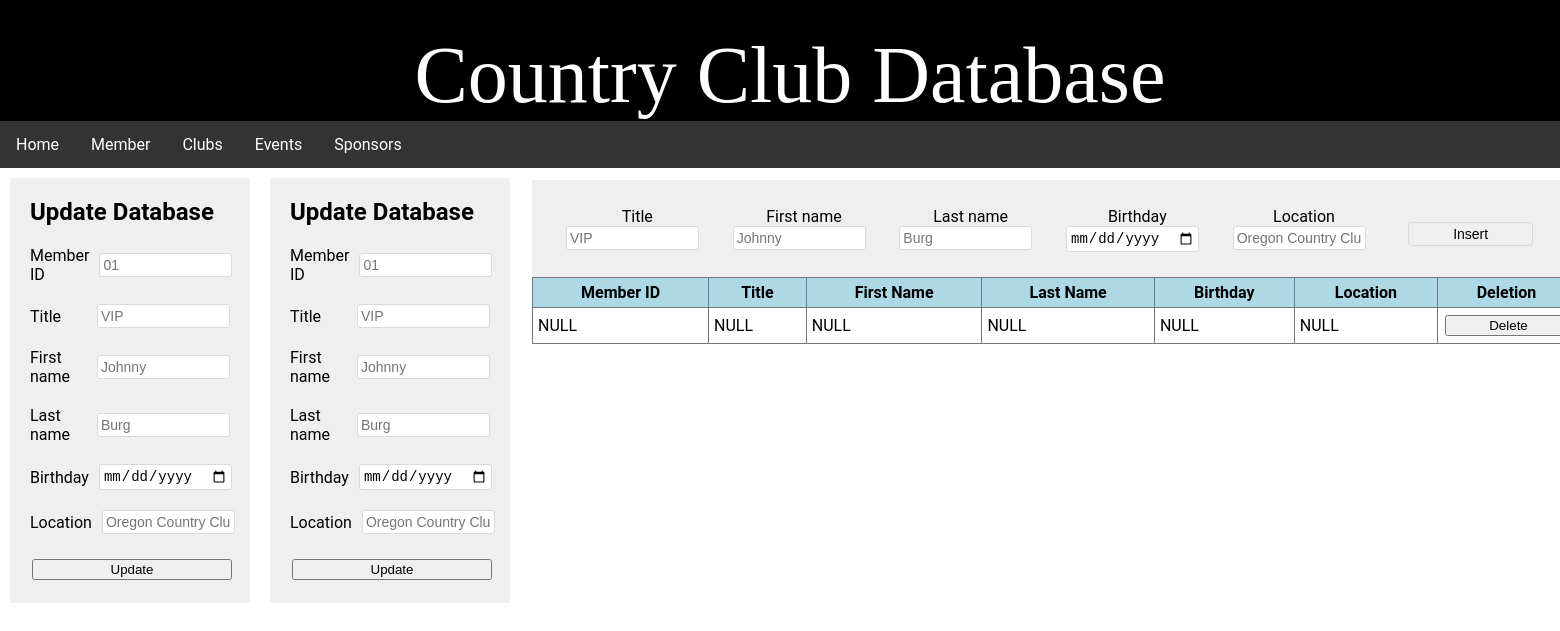
The app's page /member.html, older data.
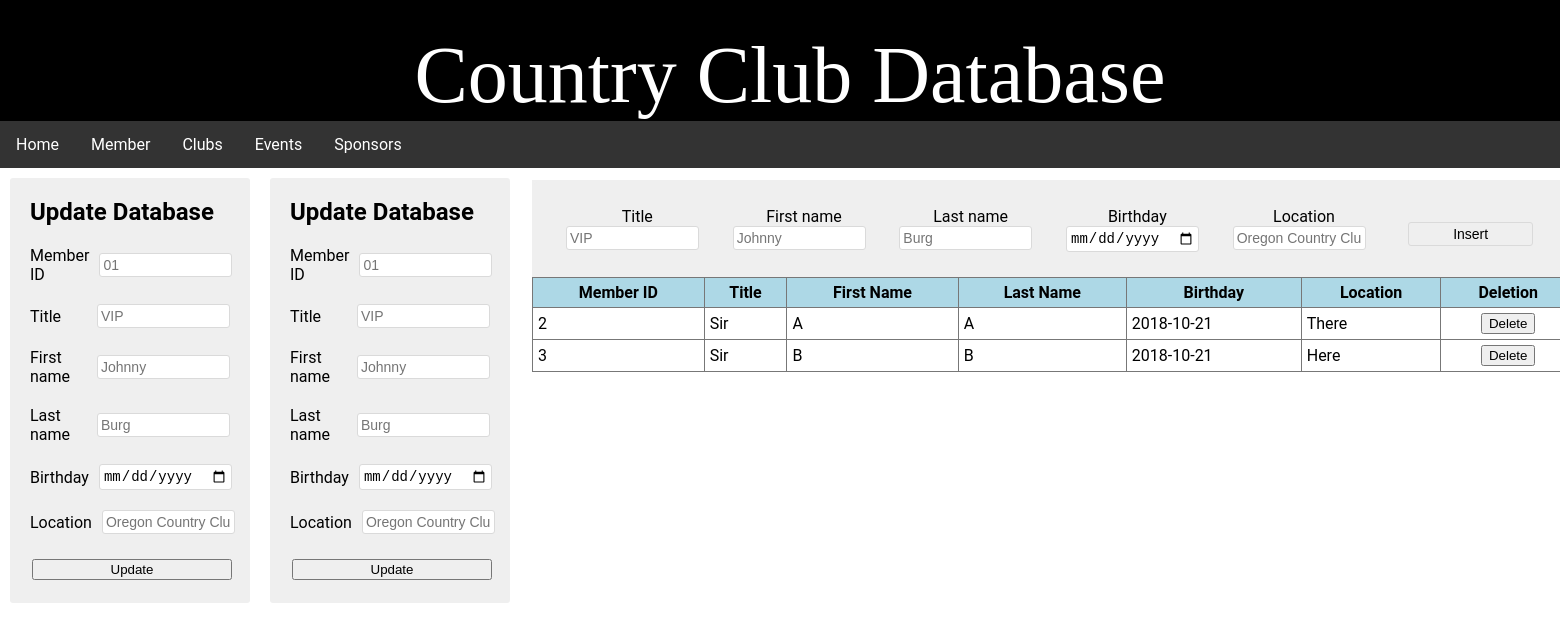
The same page, newer data.
### tables this page shows
CREATE TABLE `members` (
    id INTEGER PRIMARY KEY AUTOINCREMENT,
    `title` VARCHAR(255) NOT NULL,
    `first_name` VARCHAR(255) NOT NULL,
    `last_name` VARCHAR(255) NOT NULL,
    `dob` DATE NOT NULL,
    `location` VARCHAR(255) NOT NULL,
    CONSTRAINT full_name UNIQUE (first_name,last_name)
);

### app.py (the view)
@app.route("/member.html", methods=['GET','POST'])
def member_route():
    conn = get_db_connection()
    cur = conn.cursor()
    cur.execute("SELECT * FROM members")
    data = cur.fetchall()
    conn.close()
    return render_template("/pages/member.html",homeIsActive=True,data=data)

### app.py (called while the page is built)
def get_db_connection():
    conn = sqlite3.connect('database.db')
    conn.row_factory = sqlite3.Row
    return conn

### templates/pages/member.html (shortened to what this page needs)
{% extends 'base.html' %}
{% block content %}
    <main class="content">
      <aside class="filter-container">
        <h2>Update Database</h2>
        <form action="{{ url_for('update_members') }}" method = "POST">
          <div class="filter-input-container">
            <label for="id">Member ID</label>
            <input type="text" name="id"
                   placeholder="01" class="form-control"
                   value="{{ request.form['id'] }}"></input>
        </div>
        <div class="filter-input-container">
          <label for="title">Title</label>
          <input type="text" name="title"
                 placeholder="VIP" class="form-control"
                 value="{{ request.form['title'] }}"></input>
      </div>
      <div class="filter-input-container">
        <label for="first_name">First name</label>
        <input type="text" name="first_name"
               placeholder="Johnny" class="form-control"
               value="{{ request.form['first_name'] }}"></input>
    </div>
    <div class="filter-input-container">
      <label for="last_name">Last name</label>
      <input type="text" name="last_name"
             placeholder="Burg" class="form-control"
             value="{{ request.form['last_name'] }}"></input>
  </div>
  <div class="filter-input-container">
        <label for="completion_time">Birthday</label>
        <input type="date" name= 'dob' id="completion_time" value="{{ request.form['dob'] }}"></input>
  </div>
        <div class="filter-input-container">
          <label for="location">Location</label>
          <input type="text" name="location"
                 placeholder="Oregon Country Club" class="form-control"
                 value="{{ request.form['location'] }}"></input>
      </div>
        <div class="form-group">
          <form action="{{ url_for('add_members') }}" method="POST">
            <input type="submit" value="Update"
                    class="btn-danger-btn-sm">
        </form>
        </form>
      </aside>
      <aside class="filter-container">
        <h2>Update Database</h2>
        <form action="{{ url_for('update_members') }}" method = "POST">
          <div class="filter-input-container">
            <label for="id">Member ID</label>
            <input type="text" name="id"
                   placeholder="01" class="form-control"
                   value="{{ request.form['id'] }}"></input>
        </div>
        <div class="filter-input-container">
          <label for="title">Title</label>
          <input type="text" name="title"
                 placeholder="VIP" class="form-control"
                 value="{{ request.form['title'] }}"></input>
      </div>
      <div class="filter-input-container">
        <label for="first_name">First name</label>
        <input type="text" name="first_name"
               placeholder="Johnny" class="form-control"
               value="{{ request.form['first_name'] }}"></input>
    </div>
    <div class="filter-input-container">
      <label for="last_name">Last name</label>
      <input type="text" name="last_name"
             placeholder="Burg" class="form-control"
             value="{{ request.form['last_name'] }}"></input>
  </div>
  <div class="filter-input-container">
        <label for="completion_time">Birthday</label>
        <input type="date" name= 'dob' id="completion_time" value="{{ request.form['dob'] }}"></input>
  </div>
        <div class="filter-input-container">
          <label for="location">Location</label>
          <input type="text" name="location"
                 placeholder="Oregon Country Club" class="form-control"
                 value="{{ request.form['location'] }}"></input>
      </div>
        <div class="form-group">
          <form action="{{ url_for('add_members') }}" method="POST">
            <input type="submit" value="Update"
                    class="btn-danger-btn-sm">
        </form>
        </form>
      </aside>
     <div class="table-container">
      <div class="insert-container">
        <form action="{{ url_for('add_members') }}" class= 'insert-button' method = "POST">
        <div class="form-group">
          <label for="title">Title</label>
          <input type="text" name="title"
                 placeholder="VIP" class="form-control"
                 value="{{ request.form['title'] }}"></input>
      </div>
      <div class="form-group">
        <label for="first_name">First name</label>
        <input type="text" name="first_name"
               placeholder="Johnny" class="form-control"
               value="{{ request.form['first_name'] }}"></input>
    </div>
    <div class="form-group">
      <label for="last_name">Last name</label>
      <input type="text" name="last_name"
             placeholder="Burg" class="form-control"
             value="{{ request.form['last_name'] }}"></input>
  </div>
      <div class="form-group">
        <label for="completion_time">Birthday</label>
        <input type="date" name= 'dob' class="form-control" id="completion_time" value="{{ request.form['dob'] }}"></input>
  </div>
        <div class="form-group">
          <label for="location">Location</label>
          <input type="text" name="location"
                 placeholder="Oregon Country Club" class="form-control"
                 value="{{ request.form['location'] }}"></input>
      </div>
        <div class="form-group">
          <button  class="form-insert" type="submit" >Insert</button>
      </div>
        </form>
       </div>
      <table class="tb">
        <tr>
          <th>Member ID</th>
          <th>Title</th>
          <th>First Name</th>
          <th>Last Name</th>
          <th>Birthday</th>
          <th>Location</th>
          <th>Deletion</th>
        </tr>
        {% if (data is defined) and data %} {% for item in data %}
        <tr>
          <td>{{ item['id'] }}</td>
          <td>{{ item['title'] }}</td>
          <td>{{ item['first_name'] }}</td>
          <td>{{ item['last_name'] }}</td>
          <td>{{ item['dob'] }}</td>
          <td>{{ item['location'] }}</td>
          <td>
            <form action="{{ url_for('delete_members', id=item['id']) }}" method="POST" class = delete-btn>
              <input type="submit" value="Delete"
                      class="btn-delete"
                      onclick="return confirm('Are you sure you want to delete this entry?')">
          </form>
        </td>
        </tr>
        {% endfor %} {% else %}
        <td>NULL</td>
        <td>NULL</td>
        <td>NULL</td>
        <td>NULL</td>
        <td>NULL</td>
        <td>NULL</td>
        <td>
          <button id="filter-update-button" class="action-button">Delete</button></td>
        {% endif %}
      </table>
        </div>
    </main>
  </body>
</html>
{% endblock %}

### templates/base.html (shortened to what this page needs)
<!DOCTYPE html>
<html lang="en">
	<head>
		<link rel= "stylesheet" type= "text/css" href= "{{ url_for('static',filename='style.css') }}">
	</head>
	<body>
        <header>
            <h1 class="site-title"><a href="#">Country Club Database</a></h1>
          </header>
          <div id="nav">
            <ul class="horizontal">
              <li><a href="index.html">Home</a></li>
              <li><a href="member.html">Member</a></li>
              <li><a href="clubs.html">Clubs</a></li>
              <li><a href="events.html">Events</a></li>
              <li><a href="sponsors.html">Sponsors</a></li>
            </ul>
          </div>
		{% block content %} {% endblock %}
	</body>
</html>

### static/style.css (style rules this page uses)
body { font-family: 'Roboto', sans-serif; margin: 0; }
a { text-decoration: none; color: #f67811; }
header { background-color: #000; display: flex; align-items: center; position: relative; justify-content: center; }
header a { color: #fff; }
.site-title { font-family: "Roboto Slab", serif; font-size: 80px; font-weight: 100; margin: 0 0 0 20px; padding-top: 30px; }
.content { display: flex; }
.form-group { width: 100%; margin: 5px 2px 3px; display: inline-grid; }
.form-insert { font-size: 14px; width: 125px; padding: 3px; border: 1px solid #dadada; border-radius: 3px; margin: auto; }
.delete-btn { display: flex; align-content: center; justify-content: center; align-items: center; }
#completion_time { font-size: 14px; width: 125px; margin-left: 10px; padding: 3px; border: 1px solid #dadada; border-radius: 3px; }
.form-control { font-size: 14px; width: 125px; margin-left: 10px; padding: 3px; border: 1px solid #dadada; border-radius: 3px; }
.filter-container { display: inline-block; min-width: 200px; max-width: 200px; margin: 10px 10px auto 10px; padding: 20px; border-radius: 3px; background-color: #efefef; }
.filter-container h2 { margin: 0; }
.filter-input-container { width: 100%; margin: 20px 0; display: flex; align-items: center; justify-content: space-between; }
.insert-container { display: inline-flex; justify-content: space-between; align-items: center; flex-direction: column; background-color: #efefef; text-align: center; }
.insert-button { display: inline-flex; align-items: baseline; flex-direction: row; justify-content: center; padding: 2px; margin: 2px; border: 2px; padding: 20px; border-radius: 3px; background-color: #efefef; width: 1000px }
.tb { border-collapse: collapse; width: -webkit-fill-available; }
.tb th, .tb td { padding: 5px; border: solid 1px #777; }
.tb th { background-color: lightblue; }
.table-container { display: inline-block; padding: 12px; border-radius: 3px; }
ul.horizontal { list-style-type: none; margin: 0; padding: 0; overflow: hidden; background-color: #333; }
ul.horizontal li { float: left; }
ul.horizontal li a { display: inline-block; color: white; text-align: center; padding: 14px 16px; text-decoration: none; }

Row changes from the older to the newer data that the page shows:
added members: id "2", title "Sir", first_name "A", last_name "A", dob "2018-10-21", location "There"
added members: id "3", title "Sir", first_name "B", last_name "B", dob "2018-10-21", location "Here"
Text that changed along with them:
text no longer shown: "NULL NULL NULL NULL NULL NULL Delete"
